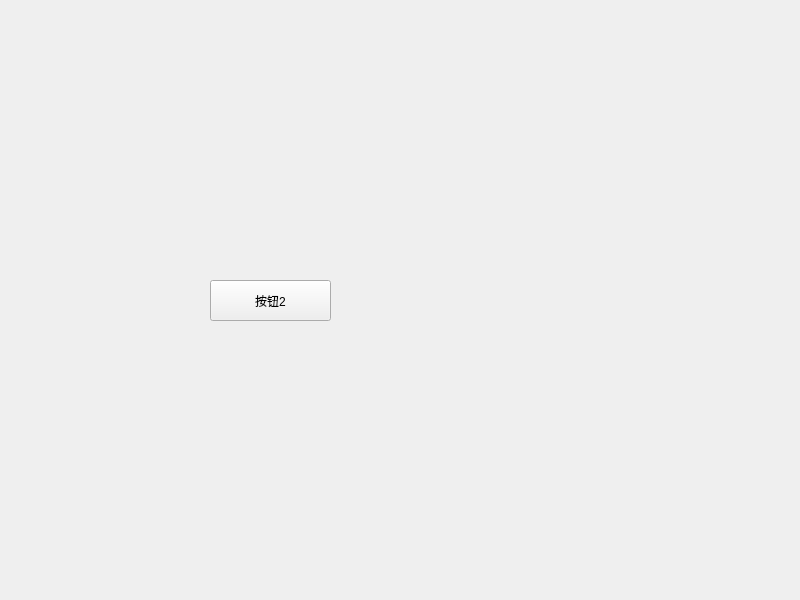
<?xml version="1.0" encoding="UTF-8"?>
<ui version="4.0">
 <class>Widget</class>
 <widget class="QWidget" name="Widget">
  <property name="geometry">
   <rect>
    <x>0</x>
    <y>0</y>
    <width>800</width>
    <height>600</height>
   </rect>
  </property>
  <property name="windowTitle">
   <string>Widget</string>
  </property>
  <widget class="QPushButton" name="pushButton">
   <property name="geometry">
    <rect>
     <x>210</x>
     <y>280</y>
     <width>121</width>
     <height>41</height>
    </rect>
   </property>
   <property name="text">
    <string>按钮2</string>
   </property>
  </widget>
 </widget>
 <resources/>
 <connections/>
</ui>
